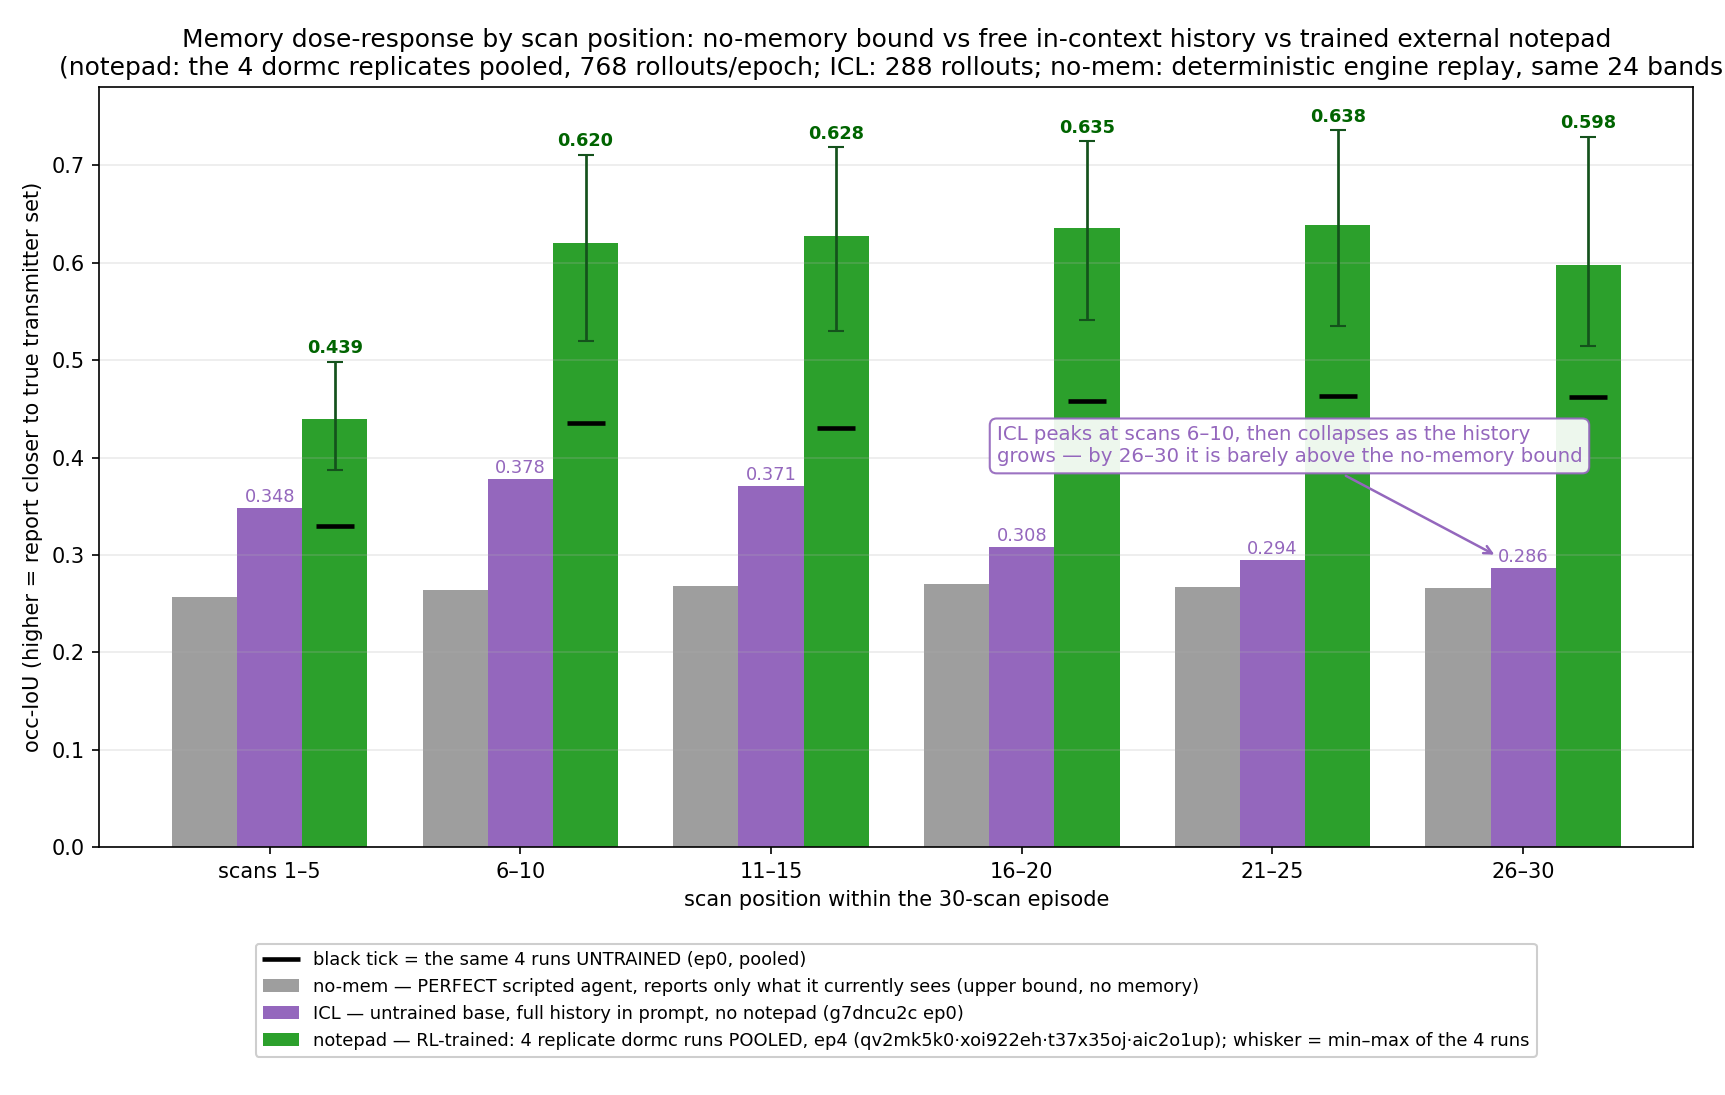

Write Python code to recreate this figure.
"""Grouped bar chart: occ-IoU by scan-position bin (1-5, ..., 26-30), three bars per bin:
  no-mem  = scripted PERFECT memoryless agent (reports exactly the currently visible channels, perfect
            widths) run through the real task engine on the same 24 bands -> an UPPER BOUND for any
            agent without memory (same reference + caveat as chart_saturation).
  ICL     = untrained base model, full history in prompt, no notepad (g7dncu2c ep0, 288 rollouts).
  notepad = the 4 dormc completion-guard replicate runs (qv2mk5k0, xoi922eh, t37x35oj, aic2o1up),
            POOLED: green bar = ep4 (trained, 4x192=768 rollouts), whisker = min-max of the 4 per-run
            means (the repeatability spread), black tick = same 4 runs at ep0 (untrained, pooled).
Per user request the notepad bars use ONLY the dormc runs (not the legacy pscoc9fp arm).
Caveat printed + shown on page: at ep4, 3 of 4 runs truncate episodes mid-run, so late bins contain only
scans actually played (per-bin n shrinks; the autopsy showed complete ~= truncated dorm, so the bias is
small, but it is a survivorship effect and is disclosed)."""
import json
import re
import sys
from glob import glob
from statistics import mean

import matplotlib
matplotlib.use("Agg")
import matplotlib.pyplot as plt
import numpy as np

HERE = "/Users/sten/Documents/Coding/fireworks/clbench-fireworks-rft"
SCRATCH = ("/private/tmp/claude-501/-Users-sten-Documents-Coding-fireworks/"
           "bc95af7b-ea9a-424a-82d1-2001ebd855ce/scratchpad")
sys.path.insert(0, HERE)

from spectrum_adapter import band_seed
from bench_eval import load_default_schedule, resolved_gt, occ_iou, PEAK
from src.registry import get_task_class  # type: ignore
from src.interface import Response  # type: ignore
from src.tasks.blind_spectrum_monitoring.task import ScanReport, Transmitter  # type: ignore

OCC = re.compile(r"SCAN_OCC:\s*([0-9.]+)")
BINS = [(0, 5), (5, 10), (10, 15), (15, 20), (20, 25), (25, 30)]
LABELS = ["scans 1–5", "6–10", "11–15", "16–20", "21–25", "26–30"]
DORMC = ["qv2mk5k0", "xoi922eh", "t37x35oj", "aic2o1up"]
_VARIANTS = {st["variant"]: st["kwargs"] for st in load_default_schedule()}


def bin_stats(per_scan_lists):
    """Pool occ values by scan position; return (per-bin mean, per-bin n)."""
    pooled = [[] for _ in range(30)]
    for series in per_scan_lists:
        for i, v in enumerate(series[:30]):
            pooled[i].append(v)
    means = [mean([v for i in range(lo, hi) for v in pooled[i]]) for lo, hi in BINS]
    ns = [sum(len(pooled[i]) for i in range(lo, hi)) for lo, hi in BINS]
    return means, ns


def rollout_series(tag):
    f = glob(f"{SCRATCH}/{tag}/dataset/*/eval_results_dataset.jsonl")[0]
    out = []
    for line in open(f):
        row = json.loads(line)
        txt = "\n".join((m.get("content") or "") for m in row.get("messages", []) if isinstance(m, dict))
        out.append([float(x) for x in OCC.findall(txt)])
    return out


def memoryless_series():
    """Scripted no-memory agent on the 24 canonical rows: per scan, report exactly the visible channels."""
    rows = [json.loads(l) for l in open(f"{HERE}/canon_np_proc24.jsonl")]
    row_ids = [r.get("input_metadata", {}).get("row_id") or r.get("id") for r in rows]
    out = []
    for rid in row_ids:
        variant = next((v for v in _VARIANTS if v in rid), "five_ch_wide")
        kwargs = dict(_VARIANTS[variant])
        kwargs["seed"] = band_seed(rid) % (2 ** 31 - 1)
        task = get_task_class("blind_spectrum_monitoring")(**kwargs)
        task.build_canonical_run_state()
        gt = resolved_gt(task, float(kwargs.get("W", 15.0)), float(kwargs.get("G", 9.0)))
        query = task.build_current_query()
        occs = []
        for _ in range(int(kwargs.get("num_instances", 30))):
            vis = set()
            for f_ in PEAK.findall(query.prompt):
                fv = float(f_)
                for gi, ch in enumerate(gt):
                    if abs(fv - ch["center_freq"]) <= ch["bandwidth"] / 2:
                        vis.add(gi)
            cfs = [gt[i]["center_freq"] for i in sorted(vis)]
            bws = [gt[i]["bandwidth"] for i in sorted(vis)]
            occs.append(occ_iou(cfs, bws, gt))
            sr = task.step(Response(action=ScanReport(transmitters=[
                Transmitter(center_freq=c, bandwidth=b, currently_active=True, estimated_power=-30.0)
                for c, b in zip(cfs, bws)]), metadata={}))
            if sr.done:
                break
            nq = getattr(sr, "next_query", None)
            if nq is not None:
                query = nq
        out.append(occs)
    return out


nomem, _ = bin_stats(memoryless_series())
icl, _ = bin_stats(rollout_series("icl_g7dncu2c_ep0"))

per_run4 = {j: rollout_series(f"dormc_{j}_ep4") for j in DORMC}
per_run0 = {j: rollout_series(f"dormc_{j}_ep0") for j in DORMC}
np4, n4 = bin_stats([s for j in DORMC for s in per_run4[j]])
np0, n0 = bin_stats([s for j in DORMC for s in per_run0[j]])
run_means4 = {j: bin_stats(per_run4[j])[0] for j in DORMC}
lo4 = [min(run_means4[j][b] for j in DORMC) for b in range(len(BINS))]
hi4 = [max(run_means4[j][b] for j in DORMC) for b in range(len(BINS))]

print("bin        no-mem    ICL   np-ep0  np-ep4  [run min–max]      n_ep4")
for i, lb in enumerate(LABELS):
    print(f"{lb:10} {nomem[i]:6.3f} {icl[i]:6.3f} {np0[i]:7.3f} {np4[i]:7.3f}  "
          f"[{lo4[i]:.3f}–{hi4[i]:.3f}]  {n4[i]:6d}")

# fine-grained slices for the HTML table (scan1, scan2, scans3-5, scans16-30)
def fine(per_scan_lists):
    pooled = [[] for _ in range(30)]
    for s in per_scan_lists:
        for i, v in enumerate(s[:30]):
            pooled[i].append(v)
    sl = lambda lo, hi: mean([v for i in range(lo, hi) for v in pooled[i]])
    return sl(0, 1), sl(1, 2), sl(2, 5), sl(15, 30)

f0 = fine([s for j in DORMC for s in per_run0[j]])
f4 = fine([s for j in DORMC for s in per_run4[j]])
fi = fine(rollout_series("icl_g7dncu2c_ep0"))
print("\nfine slices    scan1   scan2   3–5     16–30")
print(f"np-ep0 pooled {f0[0]:7.3f} {f0[1]:7.3f} {f0[2]:7.3f} {f0[3]:7.3f}")
print(f"np-ep4 pooled {f4[0]:7.3f} {f4[1]:7.3f} {f4[2]:7.3f} {f4[3]:7.3f}")
print(f"ICL           {fi[0]:7.3f} {fi[1]:7.3f} {fi[2]:7.3f} {fi[3]:7.3f}")

x = np.arange(len(LABELS))
w = 0.26
fig, ax = plt.subplots(figsize=(11.5, 6.0))
ax.bar(x - w, nomem, w, color="0.62",
       label="no-mem — PERFECT scripted agent, reports only what it currently sees (upper bound, no memory)")
ax.bar(x, icl, w, color="tab:purple",
       label="ICL — untrained base, full history in prompt, no notepad (g7dncu2c ep0)")
ax.bar(x + w, np4, w, color="tab:green",
       yerr=[np.subtract(np4, lo4), np.subtract(hi4, np4)], capsize=4,
       error_kw=dict(lw=1.3, ecolor="#14521c"),
       label="notepad — RL-trained: 4 replicate dormc runs POOLED, ep4 "
             "(qv2mk5k0·xoi922eh·t37x35oj·aic2o1up); whisker = min–max of the 4 runs")
ax.plot(x + w, np0, marker="_", markersize=18, markeredgewidth=2.2, ls="none", color="black",
        label="black tick = the same 4 runs UNTRAINED (ep0, pooled)")
for i in range(len(LABELS)):
    ax.annotate(f"{np4[i]:.3f}", xy=(x[i] + w, hi4[i]), xytext=(0, 4), textcoords="offset points",
                ha="center", fontsize=8.5, color="darkgreen", fontweight="bold")
    ax.annotate(f"{icl[i]:.3f}", xy=(x[i], icl[i]), xytext=(0, 3), textcoords="offset points",
                ha="center", fontsize=8.5, color="tab:purple")

ax.annotate("ICL peaks at scans 6–10, then collapses as the history\ngrows — by 26–30 it is barely above the no-memory bound",
            xy=(4.9, icl[5] + 0.012), xytext=(2.9, 0.395), fontsize=9.5, color="tab:purple",
            bbox=dict(boxstyle="round,pad=0.35", fc="white", ec="tab:purple", alpha=0.92),
            arrowprops=dict(arrowstyle="->", color="tab:purple", lw=1.2))

ax.set_xticks(x)
ax.set_xticklabels(LABELS)
ax.set_xlabel("scan position within the 30-scan episode")
ax.set_ylabel("occ-IoU (higher = report closer to true transmitter set)")
ax.set_title("Memory dose-response by scan position: no-memory bound vs free in-context history vs "
             "trained external notepad\n(notepad: the 4 dormc replicates pooled, 768 rollouts/epoch; "
             "ICL: 288 rollouts; no-mem: deterministic engine replay, same 24 bands)")
ax.legend(loc="upper center", bbox_to_anchor=(0.5, -0.115), fontsize=8.6, framealpha=0.95)
ax.grid(axis="y", alpha=0.25)
ax.set_ylim(0, 0.78)
fig.set_size_inches(11.5, 7.3)
fig.tight_layout()
fig.savefig(f"{HERE}/live_assets/chart_icl_vs_notepad_bins.png", dpi=150)
print("\nwritten chart_icl_vs_notepad_bins.png")
